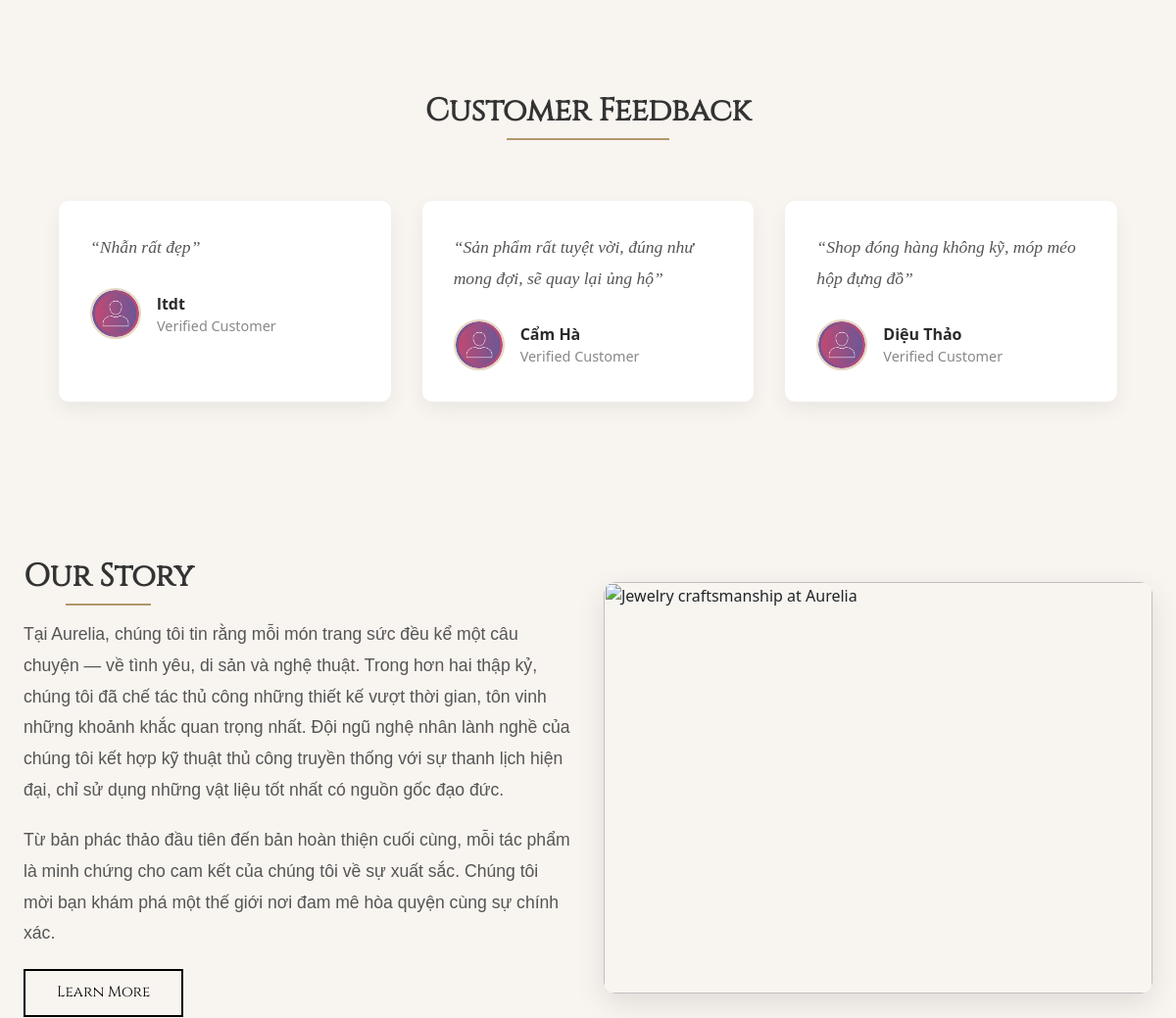
Page /templates/trangchu.php (middle part) on the earlier database version.
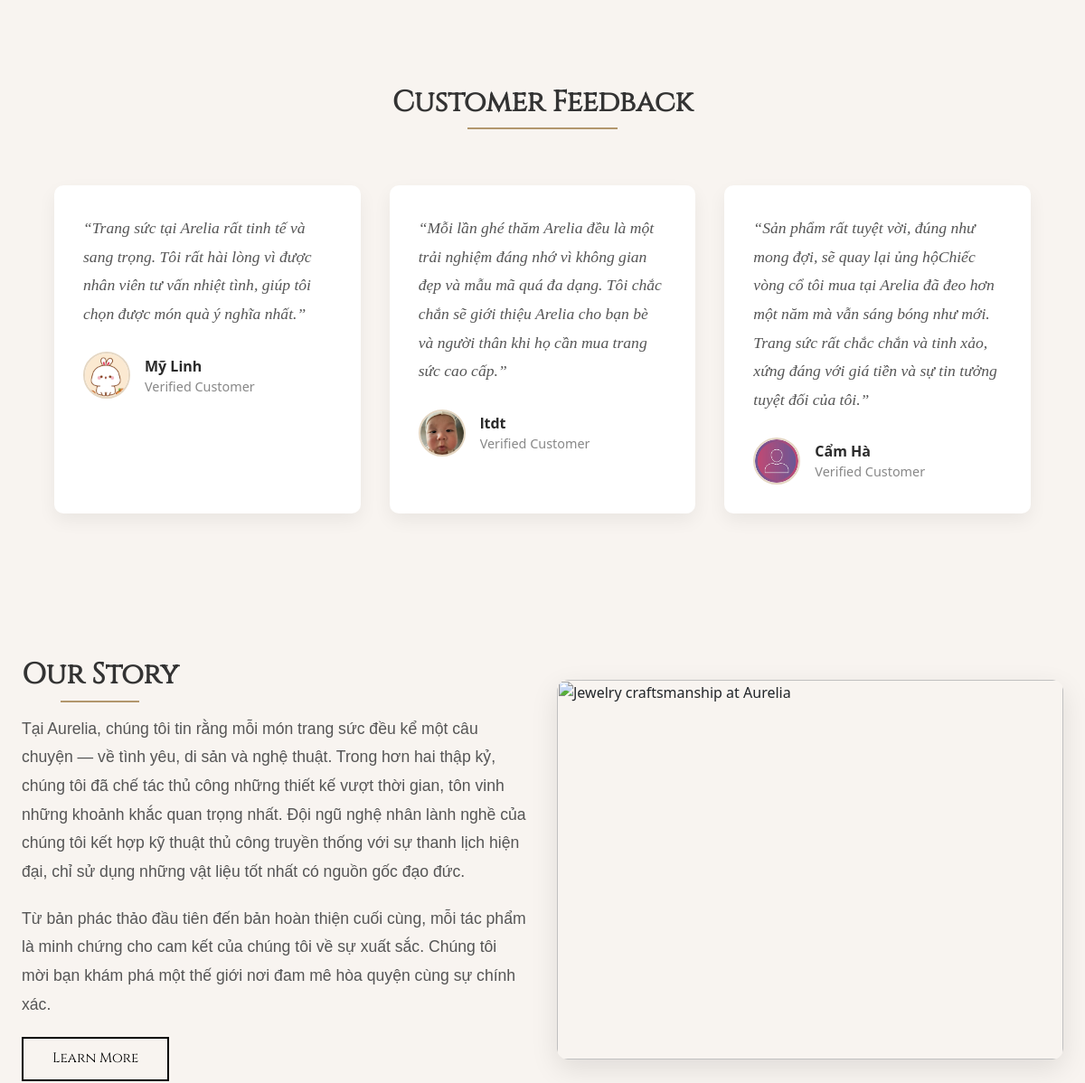
Same page on the later database version.
### tables this page shows
CREATE TABLE `contact` (
  `id` int(11) NOT NULL,
  `fullname` varchar(255) DEFAULT NULL,
  `email` varchar(255) DEFAULT NULL,
  `phone_number` varchar(255) DEFAULT NULL,
  `content` varchar(255) DEFAULT NULL,
  `isDeleted` int(11) DEFAULT NULL
);

CREATE TABLE `user` (
  `id` int(11) NOT NULL,
  `fullname` varchar(255) NOT NULL,
  `email` varchar(255) NOT NULL,
  `phone_number` varchar(255) DEFAULT NULL,
  `password` varchar(255) DEFAULT NULL,
  `role_id` int(11) DEFAULT NULL,
  `created_at` date DEFAULT NULL,
  `updated_at` date DEFAULT NULL,
  `deleted` int(11) DEFAULT NULL,
  `reset_token` varchar(255) DEFAULT NULL,
  `token_expiry` datetime DEFAULT NULL,
  `avatar` varchar(255) DEFAULT '/public/assets/imgs/user.jpg'
);

### models/feedbackmodel.s.php (called while the page is built, shortened)
<?php
require_once __DIR__ . '/../database/connection.php';
class FeedbackModel extends Database
{
    public function getFeedbackHome($limit = 3)
    {
        try {
            $limit = (int)$limit;
            $sql = "
                SELECT
                    c.content,
                    COALESCE(u.fullname, c.fullname) AS fullname,
                    u.avatar
                FROM contact c
                LEFT JOIN `user` u ON c.email = u.email
                WHERE c.isDeleted = 0
                ORDER BY c.id DESC
                LIMIT $limit
            ";
            $stmt = $this->connect()->prepare($sql);
            $stmt->execute();
            return $stmt->fetchAll(PDO::FETCH_ASSOC);
        } catch (PDOException $e) {
            error_log('FeedbackModel ERROR: ' . $e->getMessage());
            return [];
        }
    }
}

### database/connection.php (called while the page is built, shortened)
<?php
class Database
{
    public function connect()
    {
        try {
            $dtb = new PDO('mysql:host=localhost:3307;dbname=' . self::DTBNAME, self::USERNAME, self::PASSWORD);
            return $dtb;
        } catch (PDOException $e) {
            error_log('Database connection error: ' . $e->getMessage());
            throw new Exception('Database connection failed');
            die();
        }
    }
}

### controllers/feedbackcontr.s.php (called while the page is built, shortened)
<?php
require_once __DIR__ . '/../models/feedbackmodel.s.php';
class Feedbackcontr extends FeedbackModel
{
    public function getFeedbackHomeContr()
    {
        return $this->getFeedbackHome();
    }
}

### templates/trangchu.php (the view, shortened to what this page needs)
<?php include_once('./header.php') ?>
<!DOCTYPE html>
<html lang="en">
<head>
    <link rel="stylesheet" href="../public/assets/css/config.css">
    <link rel="stylesheet" href="../public/assets/css/sanpham.css">
    <link rel="stylesheet" href="../public/assets/css/homepage.css">
    <link href="https://cdn.jsdelivr.net/npm/bootstrap@5.0.2/dist/css/bootstrap.min.css" rel="stylesheet" />
    <link rel="stylesheet" href="../public/assets/icons/css/all.min.css">
</head>
<body>
    <?php
    require_once __DIR__ . '/../controllers/feedbackcontr.s.php';
    $feedbackContr = new Feedbackcontr();
    $feedbacks = $feedbackContr->getFeedbackHomeContr();
    ?>
    <section class="home-section">
        <section class="testimonials">
            <h2 class="section-title">Customer Feedback</h2>
            <div class="testimonial-grid">
                <?php if (!empty($feedbacks)): ?>
                    <?php foreach ($feedbacks as $fb): ?>
                        <div class="testimonial-card">
                            <p class="testimonial-text" style="font-family: Dancing Script !important;">
                                “<?= htmlspecialchars($fb['content'] ?? '') ?>”
                            </p>
                            <div class="testimonial-author">
                                <img
                                    src="<?= !empty($fb['avatar'])
                                                ? htmlspecialchars($fb['avatar'])
                                                : '/assets/imgs/user.jpg' ?>"
                                    class="author-image"
                                    alt="<?= htmlspecialchars($fb['fullname'] ?? 'Customer') ?>">
                                <div>
                                    <div class="author-name">
                                        <?= htmlspecialchars($fb['fullname'] ?? 'Anonymous') ?>
                                    </div>
                                    <div class="author-title">Verified Customer</div>
                                </div>
                            </div>
                        </div>
                    <?php endforeach; ?>
                <?php else: ?>
                    <p class="text-center">No feedback yet.</p>
                <?php endif; ?>
            </div>
        </section>
    </section>
    <div class="our-story-section">
        <div class="story-content">
            <div class="story-text">
                <h2 class="section-title">Our Story</h2>
                <p class="story-paragraph">
                    Tại Aurelia, chúng tôi tin rằng mỗi món trang sức đều kể một câu chuyện — về tình yêu, di sản và nghệ thuật.
                    Trong hơn hai thập kỷ, chúng tôi đã chế tác thủ công những thiết kế vượt thời gian, tôn vinh những khoảnh khắc
                    quan trọng nhất. Đội ngũ nghệ nhân lành nghề của chúng tôi kết hợp kỹ thuật thủ công truyền thống với
                    sự thanh lịch hiện đại, chỉ sử dụng những vật liệu tốt nhất có nguồn gốc đạo đức.
                </p>
                <p class="story-paragraph">
                    Từ bản phác thảo đầu tiên đến bản hoàn thiện cuối cùng, mỗi tác phẩm là minh chứng cho cam kết của chúng tôi về sự xuất sắc. Chúng tôi mời bạn khám phá một thế giới nơi đam mê hòa quyện cùng sự chính xác.
                </p>
                <a href="gioithieu.php" class="btn">Learn More</a>
            </div>
            <div class="story-image-container">
                <img src="../assets/imgs/banner/story.jpg" alt="Jewelry craftsmanship at Aurelia" class="story-image">
            </div>
        </div>
    </div>
    <?php include_once("./cart.php"); ?>
</body>
</html>

Differences in the rows shown:
no longer on this page (row edited): contact: content "Shop đóng hàng không kỹ, móp méo hộp đựng đồ", user.avatar (placeholder picture), fullname "Diệu Thảo"
added contact: content "Trang sức tại Arelia rất tinh tế và sang trọng. Tôi rất hài lòng vì được nhân viên tư vấn nhiệt tình, giúp tôi chọn được món quà ý nghĩa nhất.", user.avatar (picture), fullname "Mỹ Linh"
changed contact: content "Nhẫn rất đẹp" → "Mỗi lần ghé thăm Arelia đều là một trải nghiệm đáng nhớ vì không gian đẹp và mẫu mã quá đa dạng. Tôi chắc chắn sẽ giới thiệu Arelia cho bạn bè và người thân khi họ cần mua trang sức cao cấp."; user.avatar: picture added in place of a placeholder
changed contact: content "Sản phẩm rất tuyệt vời, đúng như mong đợi, sẽ quay lại ủng hộ" → "…sẽ quay lại ủng hộChiếc vòng cổ tôi mua tại Arelia đã đeo hơn một năm mà vẫn sáng bóng như mới. Trang sức rất chắc chắn và tinh xảo, xứng đáng với giá tiền và sự tin tưởng tuyệt đối của tôi."
